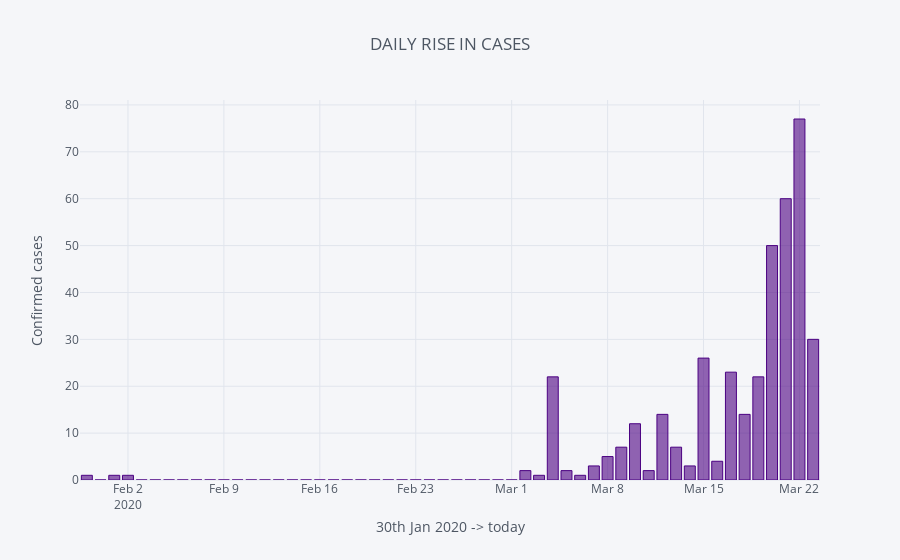

The notebook cell saved with this chart:
### Code cell
india['Rise'].iplot(kind='bar', sharing='public', title='DAILY RISE IN CASES', colors={'Rise':'indigo'}, width=2.5
                    ,xTitle='30th Jan 2020 -> today', yTitle='Confirmed cases')

### Figure 1 — Plotly figure (JSON) as saved in the notebook; plotly's stock layout.template omitted (floating-point values rounded to 4 significant figures)
{"data": [{"marker": {"color": "rgba(75, 0, 130, 0.6)", "line": {"color": "indigo", "width": 1}}, "name": "Rise", "orientation": "v", "text": "", "type": "bar", "uid": "84599b8a-aef4-4db4-b507-5e3613cd27c6", "x": ["2020-01-30", "2020-01-31", "2020-02-01", "2020-02-02", "2020-02-03", "2020-02-04", "2020-02-05", "2020-02-06", "2020-02-07", "2020-02-08", "2020-02-09", "2020-02-10", "2020-02-11", "2020-02-12", "2020-02-13", "2020-02-14", "2020-02-15", "2020-02-16", "2020-02-17", "2020-02-18", "2020-02-19", "2020-02-20", "2020-02-21", "2020-02-22", "2020-02-23", "2020-02-24", "2020-02-25", "2020-02-26", "2020-02-27", "2020-02-28", "2020-02-29", "2020-03-01", "2020-03-02", "2020-03-03", "2020-03-04", "2020-03-05", "2020-03-06", "2020-03-07", "2020-03-08", "2020-03-09", "2020-03-10", "2020-03-11", "2020-03-12", "2020-03-13", "2020-03-14", "2020-03-15", "2020-03-16", "2020-03-17", "2020-03-18", "2020-03-19", "2020-03-20", "2020-03-21", "2020-03-22", "2020-03-23"], "y": [1, 0, 1, 1, 0, 0, 0, 0, 0, 0, 0, 0, 0, 0, 0, 0, 0, 0, 0, 0, 0, 0, 0, 0, 0, 0, 0, 0, 0, 0, 0, 0, 2, 1, 22, 2, 1, 3, 5, 7, 12, 2, 14, 7, 3, 26, 4, 23, 14, 22, 50, 60, 77, 30]}], "layout": {"legend": {"bgcolor": "#F5F6F9", "font": {"color": "#4D5663"}}, "paper_bgcolor": "#F5F6F9", "plot_bgcolor": "#F5F6F9", "title": {"font": {"color": "#4D5663"}, "text": "DAILY RISE IN CASES"}, "xaxis": {"gridcolor": "#E1E5ED", "showgrid": true, "tickfont": {"color": "#4D5663"}, "title": {"font": {"color": "#4D5663"}, "text": "30th Jan 2020 -> today"}, "zerolinecolor": "#E1E5ED"}, "yaxis": {"gridcolor": "#E1E5ED", "showgrid": true, "tickfont": {"color": "#4D5663"}, "title": {"font": {"color": "#4D5663"}, "text": "Confirmed cases"}, "zerolinecolor": "#E1E5ED"}}}
